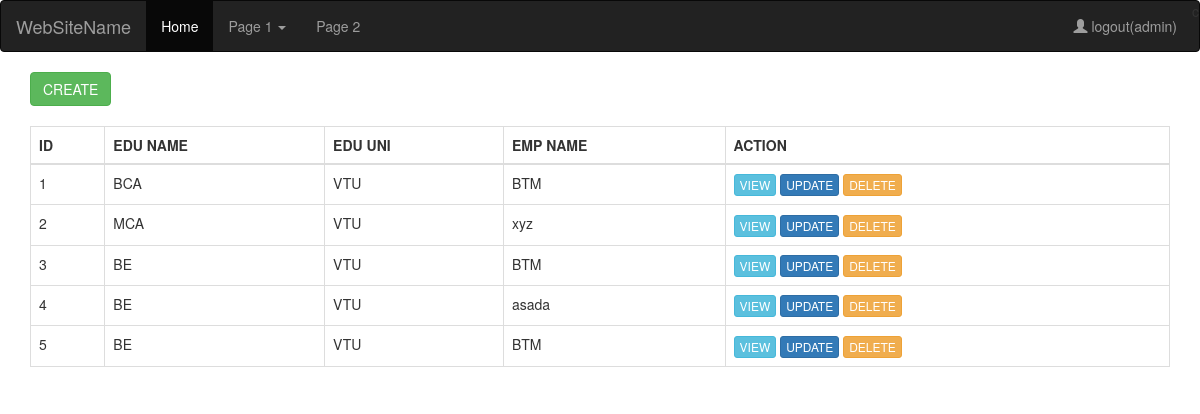
Screenshot of /edu_index (signed in) with the database file from the repository.
### crud/models.py (models this page shows, shortened)
class EmployeeEducation(models.Model):
    employee = models.ForeignKey(Employee, on_delete=models.PROTECT)
    edu_name = models.CharField(max_length=50)
    edu_uni = models.CharField(max_length=100)
    class Meta:
        db_table = 'emp_education'

class Employee(models.Model):
    emp_name = models.CharField(max_length=50)
    emp_email = models.EmailField(unique=True)
    emp_address = models.CharField(max_length=250)
    class Meta:
        db_table = 'emp'

### crud/views.py (the view)
# urls.py: url(r'^edu_index$', views.eduIndex),
def eduIndex(request):
    data = EmployeeEducation.objects.all()
    return  render(request, 'crud/edu_index.html', {'data':data})

### crud/templates/crud/edu_index.html (shortened to what this page needs)
{% extends 'layout.html' %}
{% block content %}
<a href="/create" class="btn btn-success">CREATE</a></br></br>
<table class="table table-bordered">
    <thead>
      <tr>
        <th>ID</th>
        <th>EDU NAME</th>
        <th>EDU UNI</th>
          <th>EMP NAME</th>
          <th>ACTION</th>
      </tr>
    </thead>
    <tbody>
     {% for row in data %}
     <tr>
         <td>{{ row.id }}</td>
         <td>{{ row.edu_name }}</td>
         <td> {{ row.edu_uni }}</td>
         <td>{{ row.employee.emp_address }}</td>
         <td>
            <span>
                <a class="btn btn-info btn-xs" href="/view?id={{ row.id }}">VIEW</a>
                <a class="btn btn-primary btn-xs" href="/update?email={{ row.emp_email }}">UPDATE</a>
                <a class="btn btn-warning btn-xs" onclick="return deleteRow()" href="/delete?id={{row.id}}">DELETE</a>
            </span>
         </td>
     </tr>
     {% endfor %}
    </tbody>
  </table>
{% endblock %}

### student/templates/layout.html (shortened to what this page needs)
<!DOCTYPE html>
<html lang="en">
<head>
  <link rel="stylesheet" href="https://maxcdn.bootstrapcdn.com/bootstrap/3.3.7/css/bootstrap.min.css">
</head>
<body>
<nav class="navbar navbar-inverse">
  <div class="container-fluid">
    <div class="navbar-header">
      <a class="navbar-brand" href="#">WebSiteName</a>
    </div>
    <ul class="nav navbar-nav">
      <li class="active"><a href="#">Home</a></li>
      <li class="dropdown"><a class="dropdown-toggle" data-toggle="dropdown" href="#">Page 1 <span class="caret"></span></a>
      </li>
      <li><a href="#">Page 2</a></li>
    </ul>
    <ul class="nav navbar-nav navbar-right">
      {% if request.user.username %}
  <li><a href="/logout"><span class="glyphicon glyphicon-user"></span> logout({{ request.user.username }})</a></li>c
      {%  else %}
      <li><a href="/signup"><span class="glyphicon glyphicon-user"></span> signup</a></li>
      <li><a href="/login"><span class="glyphicon glyphicon-log-in"></span> login</a></li>
      {% endif %}
    </ul>
  </div>
</nav>
<div class="container">
   {% block content %}
    {% endblock %}
</div>
</body>
</html>

### rows the page displays
EmployeeEducation: id "1", edu_name "BCA", edu_uni "VTU", employee.emp_address "BTM"
EmployeeEducation: id "2", edu_name "MCA", edu_uni "VTU", employee.emp_address "xyz"
EmployeeEducation: id "3", edu_name "BE", edu_uni "VTU", employee.emp_address "BTM"
EmployeeEducation: id "4", edu_name "BE", edu_uni "VTU", employee.emp_address "asada"
EmployeeEducation: id "5", edu_name "BE", edu_uni "VTU", employee.emp_address "BTM"

### other values shown
{{ request.user.username }} "admin"
